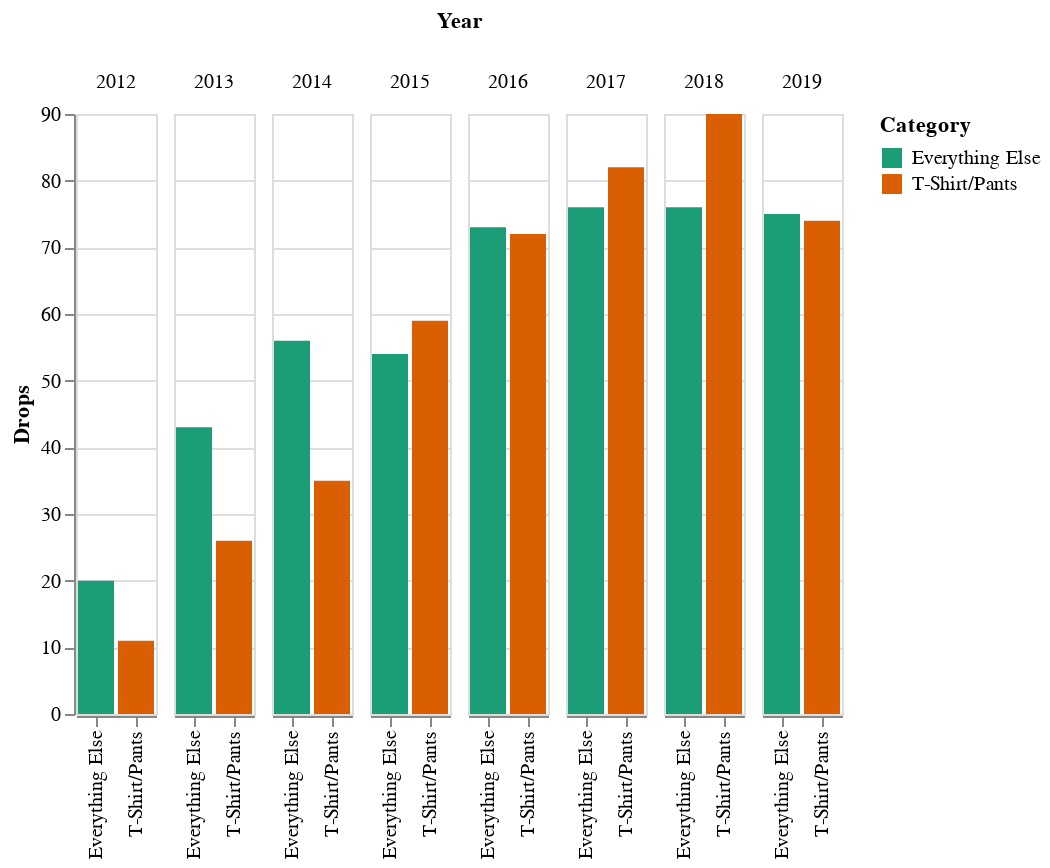

Notebook code for this chart:
### Markdown cell above
On a closer inspection, though, it becomes clear that two product types have begun to dominate the Outlier product palette: pants and t-shirts. It wasn't like this a earlier, but this is the way things have developed. In 2019, t-shirts and pants accounted for close to 50% of clothes drops.

### Code cell
type_count_df = df_clothes.groupby(['Year', 'Type']).count()['Release'].unstack()
ts_pt_ser = type_count_df['T-Shirt'] + type_count_df['Pants']
ts_pt_ser.name = "T-Shirt/Pants"
other_ser = type_count_df.drop(['T-Shirt', 'Pants'], axis=1).sum(axis=1)
other_ser.name = "Everything Else"
tdf = pd.DataFrame([ts_pt_ser, other_ser]).unstack().reset_index()
tdf.columns = ['Year', 'Category', 'Drops']

alt.Chart(tdf, width=40).mark_bar().encode(
    x=alt.X('Category:N', title=None),
    y='Drops:Q',
    color=alt.Color('Category:N', scale=alt.Scale(scheme='dark2')),
    column='Year:O',
    tooltip=['Drops', "Category"]
).configure_facet(spacing=7)

### Figure 1 — Vega-Lite specification as saved in the notebook (floating-point values rounded to 4 significant figures)
{"$schema": "https://vega.github.io/schema/vega-lite/v3.4.0.json", "config": {"facet": {"spacing": 7}, "mark": {"tooltip": null}, "view": {"height": 300, "width": 400}}, "data": {"name": "data-3ff88fb45612376c4ed4b8a6bca9d042"}, "datasets": {"data-3ff88fb45612376c4ed4b8a6bca9d042": [{"Category": "T-Shirt/Pants", "Drops": 11, "Year": 2012}, {"Category": "Everything Else", "Drops": 20, "Year": 2012}, {"Category": "T-Shirt/Pants", "Drops": 26, "Year": 2013}, {"Category": "Everything Else", "Drops": 43, "Year": 2013}, {"Category": "T-Shirt/Pants", "Drops": 35, "Year": 2014}, {"Category": "Everything Else", "Drops": 56, "Year": 2014}, {"Category": "T-Shirt/Pants", "Drops": 59, "Year": 2015}, {"Category": "Everything Else", "Drops": 54, "Year": 2015}, {"Category": "T-Shirt/Pants", "Drops": 72, "Year": 2016}, {"Category": "Everything Else", "Drops": 73, "Year": 2016}, {"Category": "T-Shirt/Pants", "Drops": 82, "Year": 2017}, {"Category": "Everything Else", "Drops": 76, "Year": 2017}, {"Category": "T-Shirt/Pants", "Drops": 90, "Year": 2018}, {"Category": "Everything Else", "Drops": 76, "Year": 2018}, {"Category": "T-Shirt/Pants", "Drops": 74, "Year": 2019}, {"Category": "Everything Else", "Drops": 75, "Year": 2019}]}, "encoding": {"color": {"field": "Category", "scale": {"scheme": "dark2"}, "type": "nominal"}, "column": {"field": "Year", "type": "ordinal"}, "tooltip": [{"field": "Drops", "type": "quantitative"}, {"field": "Category", "type": "nominal"}], "x": {"field": "Category", "title": null, "type": "nominal"}, "y": {"field": "Drops", "type": "quantitative"}}, "mark": "bar", "width": 40}
